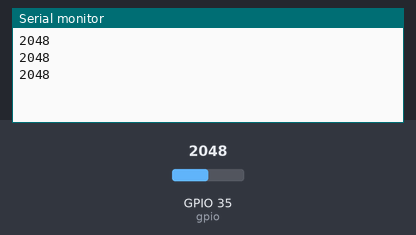
A sketch run on a simulated ESP32. Shown: the last lines printed to the serial monitor. The test bench sets the inputs (shaded band); at power-on: GPIO 35 (gpio) = 2048.

Above: at 1.3 s.
1.4 s: GPIO 35 (gpio) set to 2866
At 1.9 s:
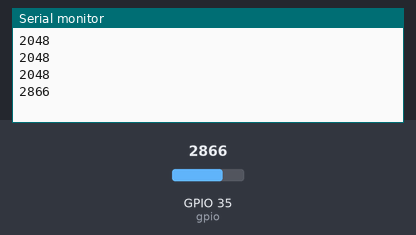
2.9 s: GPIO 35 (gpio) set to 3603
At 3.4 s:
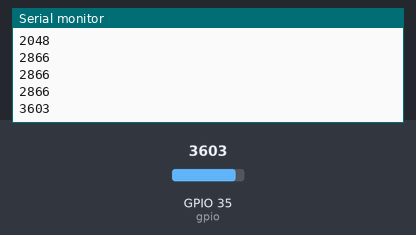
Timing chart, 0 to 5.9 s (numbered marks = the images above; inputs shaded):
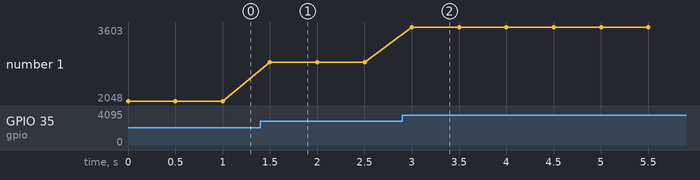

Measured:
- after the input at 1.4 s, the serial monitor: prints a new line after 0.10 s (image 1)
- after the input at 2.9 s, the serial monitor: prints a new line after 0.10 s (image 2)
- plotted number 1: 2048 → 2866 after the input at 1.4 s, 2866 → 3603 after the input at 2.9 s

The sketch:

photoresistor.ino
```cpp
const byte gpio = 35;

void setup() {
  // put your setup code here, to run once:
  Serial.begin(115200);
  //analogSetWidth(9);//set the resolution of adc to 9 bits,default 12 bits

}

void loop() {
  // put your main code here, to run repeatedly:
  Serial.println(analogRead(gpio));
  delay(500);

}
```
